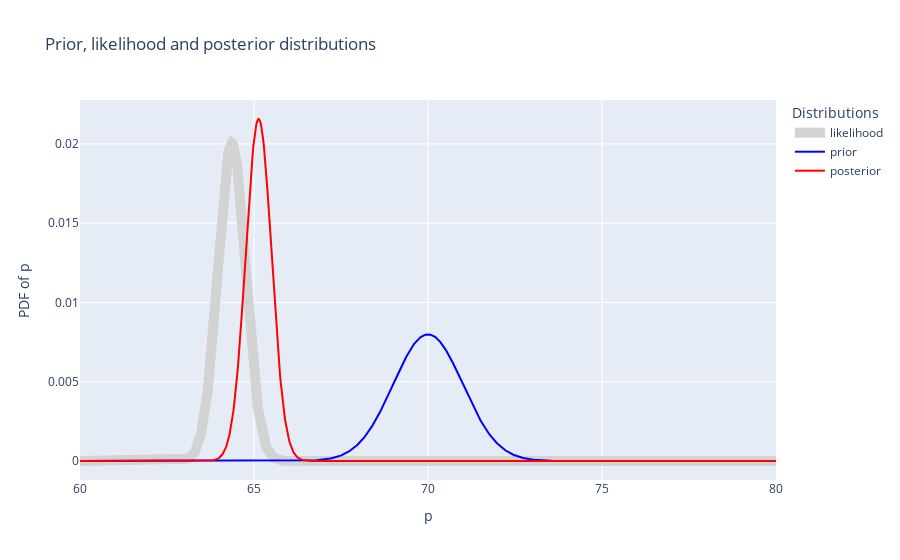

Notebook code cell kept with this figure:
### Markdown cell above
- Compute the posterior distribution for mothers (the column name is `mother`). You will need to compute the likelihood first. Sons and mothers both use the same proir. Then plot the prior, posterior and likelihood just like we did in class. <span style="color:red" float:right>[5 point]</span>

### Code cell
# Compute the likelihood
mom_likelihood = likelihood(sample['mother'], mu)

# Compute the posterior
mom_posterior = posterior(prior, mom_likelihood)

# Plot the prior, likelihood, and posterior
plot_pp(mu, prior, mom_likelihood, mom_posterior)

### Figure 1 — Plotly figure (JSON) as saved in the notebook; plotly's stock layout.template omitted (floating-point values rounded to 4 significant figures; data arrays with more than 128 entries replaced by an {"elided": "..."} marker saying what was removed)
{"data": [{"line": {"color": "lightgrey", "width": 10}, "mode": "lines", "name": "likelihood", "type": "scatter", "x": {"elided": "1000 float values"}, "y": {"elided": "1000 float values"}}, {"line": {"color": "blue", "width": 2}, "mode": "lines", "name": "prior", "type": "scatter", "x": {"elided": "1000 float values"}, "y": {"elided": "1000 float values"}}, {"line": {"color": "red", "width": 2}, "mode": "lines", "name": "posterior", "type": "scatter", "x": {"elided": "1000 float values"}, "y": {"elided": "1000 float values"}}], "layout": {"legend": {"title": {"text": "Distributions"}}, "title": {"text": "Prior, likelihood and posterior distributions"}, "xaxis": {"title": {"text": "p"}}, "yaxis": {"title": {"text": "PDF of p"}}}}
